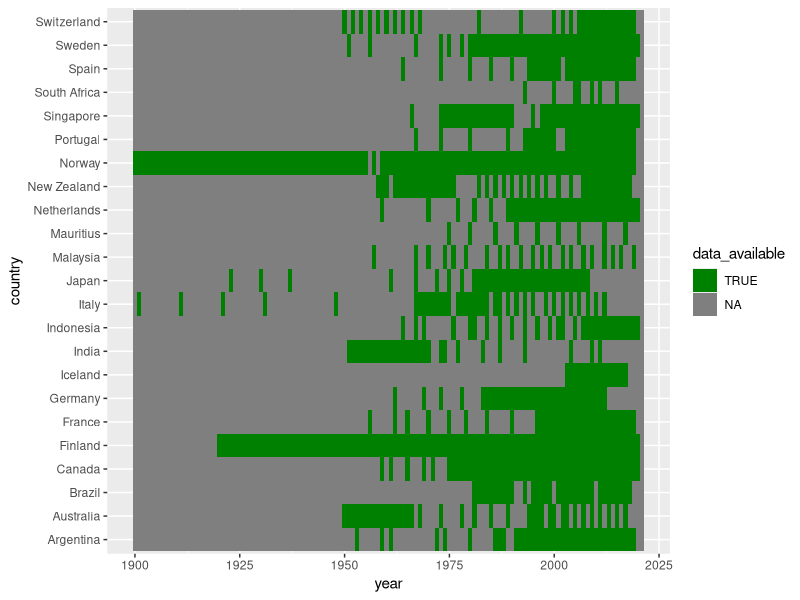
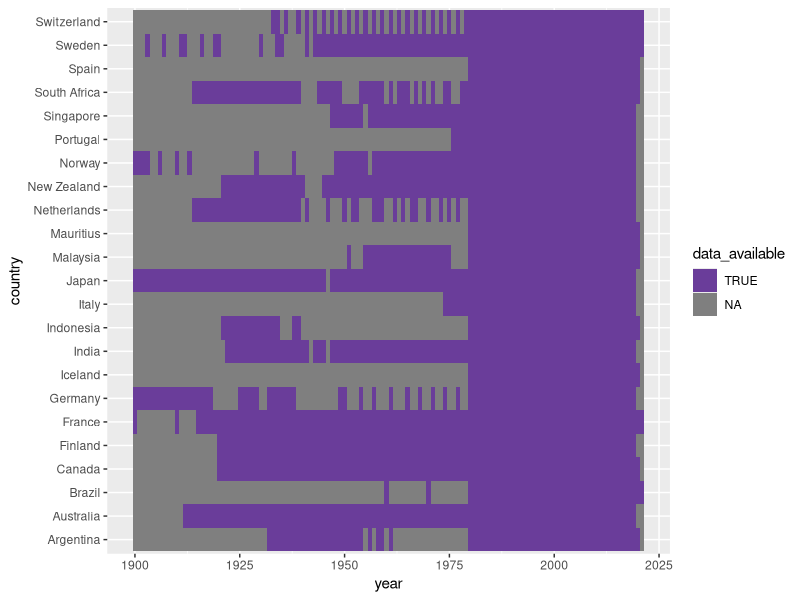
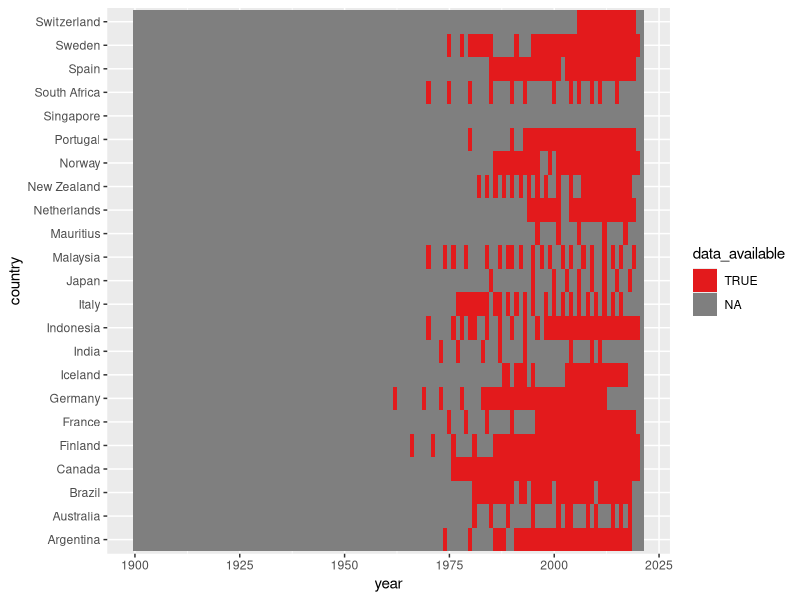
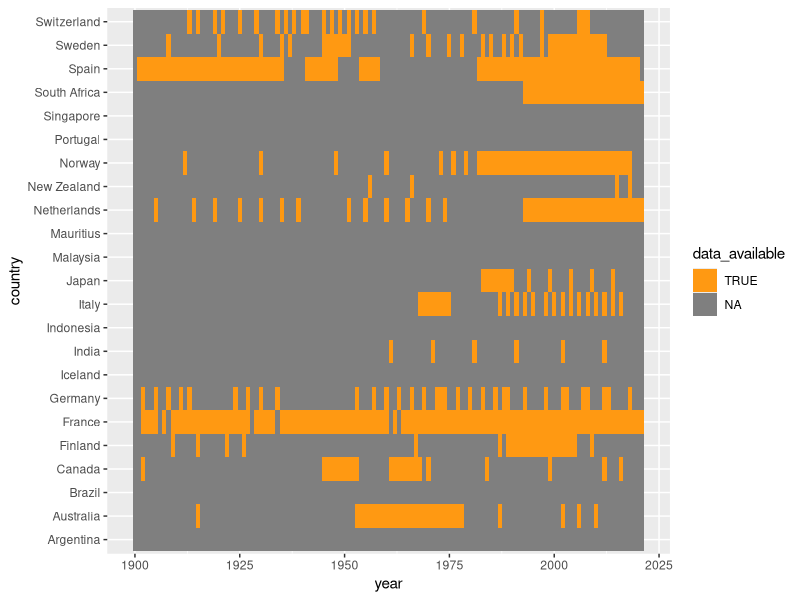
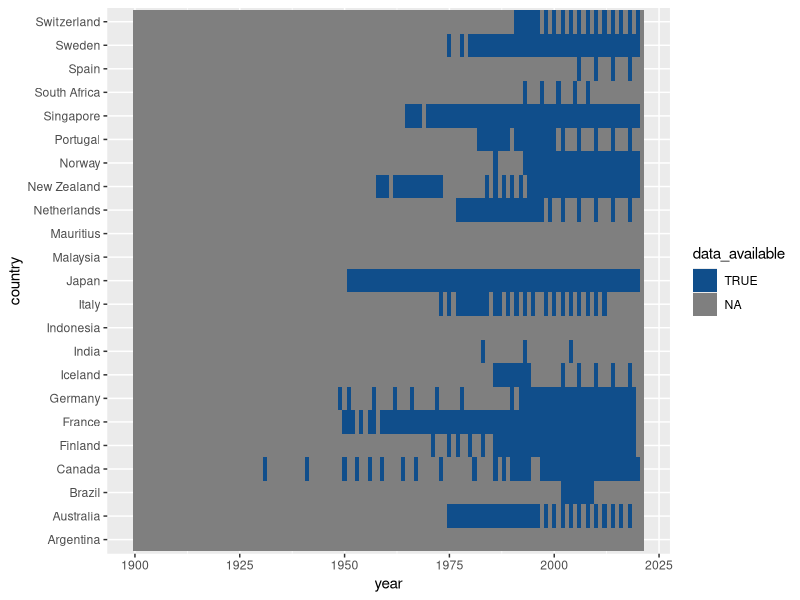

Reproduce these figures in R, in order.
## ---- chunk 1
knitr::opts_chunk$set(echo = TRUE)
## ---- chunk 2
library(data.table)
library(ggplot2)

## ---- chunk 3
raw_df <- read.csv("raw_df.csv")
countries <- unique(raw_df$country)

base <- data.table(country=sort(rep(countries,length(seq(1900,2021)))),year=seq(1900,2021))

overall_income_inequality <- raw_df[raw_df$dimension=="Overall Income Inequality" & substr(raw_df$series_code,1,1)=="F",]
overall_income_inequality$check <- paste0(overall_income_inequality$country,overall_income_inequality$year)
base$check = paste0(base$country,base$year)

a<-c()

for (i in 1:nrow(base)){
  foo<-any(overall_income_inequality$check==base$check[i])
  a<-c(a,foo)
}

base$data_available <- a
base$data_available <- gsub('FALSE', NA, base$data_available)
print(ggplot(base,aes(x=year,y=country,fill=data_available)) + geom_tile() + scale_fill_manual(values=c("#008000", NA)))
## ---- chunk 4
raw_df <- read.csv("raw_df.csv")
countries <- unique(raw_df$country)

base <- data.table(country=sort(rep(countries,length(seq(1900,2021)))),year=seq(1900,2021))

top_income_shares <- raw_df[raw_df$dimension=="Top Income Shares" & substr(raw_df$series_code,1,1)=="F",]
top_income_shares$check <- paste0(top_income_shares$country,top_income_shares$year)
base$check = paste0(base$country,base$year)

a<-c()

for (i in 1:nrow(base)){
  foo<-any(top_income_shares$check==base$check[i])
  a<-c(a,foo)
}

base$data_available <- a
base$data_available <- gsub('FALSE', NA, base$data_available)
print(ggplot(base,aes(x=year,y=country,fill=data_available)) + geom_tile() + scale_fill_manual(values=c("#6a3d9a", NA)))
## ---- chunk 5
raw_df <- read.csv("raw_df.csv")
countries <- unique(raw_df$country)

base <- data.table(country=sort(rep(countries,length(seq(1900,2021)))),year=seq(1900,2021))

poverty <- raw_df[raw_df$dimension=="Poverty" & substr(raw_df$series_code,1,1)=="F",]
poverty$check <- paste0(poverty$country,poverty$year)
base$check = paste0(base$country,base$year)

a<-c()

for (i in 1:nrow(base)){
  foo<-any(poverty$check==base$check[i])
  a<-c(a,foo)
}

base$data_available <- a
base$data_available <- gsub('FALSE', NA, base$data_available)
print(ggplot(base,aes(x=year,y=country,fill=data_available)) + geom_tile() + scale_fill_manual(values=c("#e31a1c", NA)))
## ---- chunk 6
raw_df <- read.csv("raw_df.csv")
countries <- unique(raw_df$country)

base <- data.table(country=sort(rep(countries,length(seq(1900,2021)))),year=seq(1900,2021))

wealth_inequality <- raw_df[raw_df$dimension=="Wealth Inequality" & substr(raw_df$series_code,1,1)=="F",]
wealth_inequality$check <- paste0(wealth_inequality$country,wealth_inequality$year)
base$check = paste0(base$country,base$year)

a<-c()

for (i in 1:nrow(base)){
  foo<-any(wealth_inequality$check==base$check[i])
  a<-c(a,foo)
}

base$data_available <- a
base$data_available <- gsub('FALSE', NA, base$data_available)
print(ggplot(base,aes(x=year,y=country,fill=data_available)) + geom_tile() + scale_fill_manual(values=c("#FF9912", NA)))
## ---- chunk 7
raw_df <- read.csv("raw_df.csv")
countries <- unique(raw_df$country)

base <- data.table(country=sort(rep(countries,length(seq(1900,2021)))),year=seq(1900,2021))

earnings_dispersion <- raw_df[raw_df$dimension=="Earnings Dispersion" & substr(raw_df$series_code,1,1)=="F",]
earnings_dispersion$check <- paste0(earnings_dispersion$country,earnings_dispersion$year)
base$check = paste0(base$country,base$year)

a<-c()

for (i in 1:nrow(base)){
  foo<-any(earnings_dispersion$check==base$check[i])
  a<-c(a,foo)
}

base$data_available <- a
base$data_available <- gsub('FALSE', NA, base$data_available)
print(ggplot(base,aes(x=year,y=country,fill=data_available)) + geom_tile() + scale_fill_manual(values=c("#104E8B", NA)))
